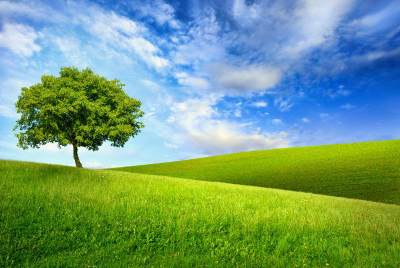
#> input picture sJaelOcd5Y_small.jpg, 400 x 268 px, found by its file name
$ python '图像识别.py'
#> lines starting #> are read from the running program, lines starting #| are printed output that depends on the picture; after the words box and inside, x2 and y2 are one past the last pixel; in counts of white or black regions, pixels touching at a corner belong together
#电控考核1  图片中绿色部分的读取
import cv2 as cv
import numpy as np

# 读取图像
fengjing1 = cv.imread("D:/computer visual/picture/sJaelOcd5Y_small.jpg",cv.IMREAD_REDUCED_COLOR_2)
#> fengjing1 is the input picture: shape (268, 400, 3); mean B, G, R 122.5, 156.4, 114.9
# 转换为HSV颜色空间
fengjing2 = cv.cvtColor(fengjing1,cv.COLOR_BGR2HSV)
#> fengjing2: shape (268, 400, 3); mean H, S, V 73.1, 168.8, 183.2
# 定义绿色的HSV范围
lower_green = np.array([35,40,40])
higher_green =np.array([77,255,255])
# 创建掩膜
mask=cv.inRange(fengjing2,lower_green,higher_green)
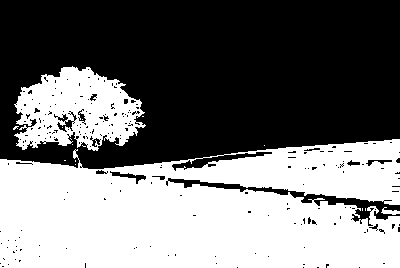
#> mask: shape (268, 400); 46.1% white; 16 white regions (13 under 20 px), largest, box (x1, y1, x2, y2) and area: (0, 139, 400, 268) 42211, (14, 66, 146, 151) 7042, (381, 207, 400, 215) 77
# 提取绿色部分
result=cv.bitwise_and(fengjing1,fengjing1,mask=mask)
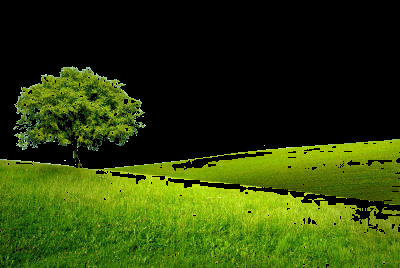
#> result: shape (268, 400, 3); mean B, G, R 7.3, 63.7, 45.2
# 显示结果
x_coords,y_coords =  np.where(mask!=0)
for x,y in zip(x_coords,y_coords):
    print("绿色的坐标为：({x},{y})".format(x=x,y=y))
#> this loop made 49366 passes
#> (x, y) on passes 1 to 3: (66, 72), (67, 63), (67, 64)
#| 绿色的坐标为：(66,72)
#| 绿色的坐标为：(67,63)
#| 绿色的坐标为：(67,64)
#| 绿色的坐标为：(67,65)
#| 绿色的坐标为：(67,66)
#| 绿色的坐标为：(67,67)
#| 绿色的坐标为：(67,68)
#| 绿色的坐标为：(67,69)
#> (further printed lines are left out)
cv.imshow("result",result)
cv.waitKey(0)
cv.destroyAllWindows()

$ run again, with sJaelOcd5Y_only_green.jpg copied over sJaelOcd5Y_small.jpg
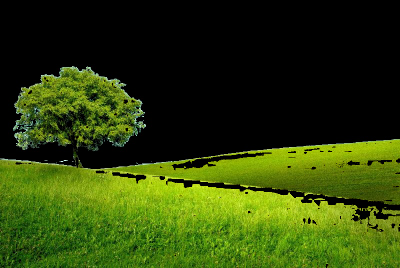
#> input picture sJaelOcd5Y_only_green.jpg, 400 x 268 px, found by its file name
#> fengjing1 is the input picture: shape (268, 400, 3); mean B, G, R 8.9, 64.4, 45.9
#> fengjing2: shape (268, 400, 3); mean H, S, V 23.1, 115, 64.4
#> `mask=cv.inRange(fengjing2,lower_green,higher_green)`:
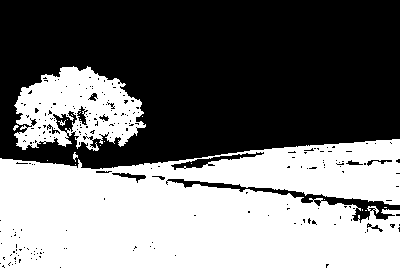
#> mask: shape (268, 400); 46.3% white; 21 white regions (17 under 20 px), largest, box (x1, y1, x2, y2) and area: (0, 139, 400, 268) 42632, (14, 66, 146, 151) 6903, (73, 152, 78, 162) 25, (58, 120, 66, 126) 20
#> the loop `for x,y in zip(x_coords,y_coords):` made 49621 passes
#> (x, y) on passes 1 to 3: (66, 73), (66, 87), (67, 62)
#> (printed output is left out)
